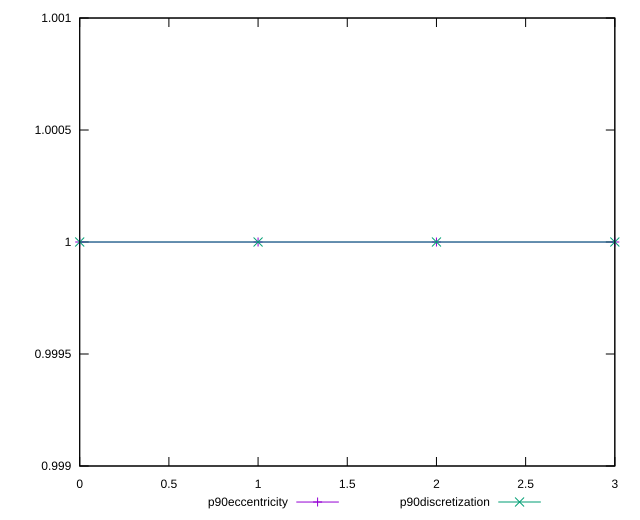

Here is the gnuplot script that generated this plot:
reset

$p90Eccentricity <<EOF
0 0.9999999999999997
1 1
2 0.9999999999999989
3 0.9999999999999994
EOF

$p90Discretization <<EOF
0 1
1 1
2 1
3 1
EOF

set key outside below
set xrange [0:3]
set yrange [0.9989999999999989:1.001]
set trange [0.9989999999999989:1.001]
set terminal svg size 640, 520 enhanced background rgb 'white'
set output "reports/report_00032_2021-02-25T10-28-15.087Z/mainthread-work-breakdown/progression/eccentricity.svg"

plot $p90Eccentricity title "p90eccentricity" with linespoints, \
     $p90Discretization title "p90discretization" with linespoints

reset
